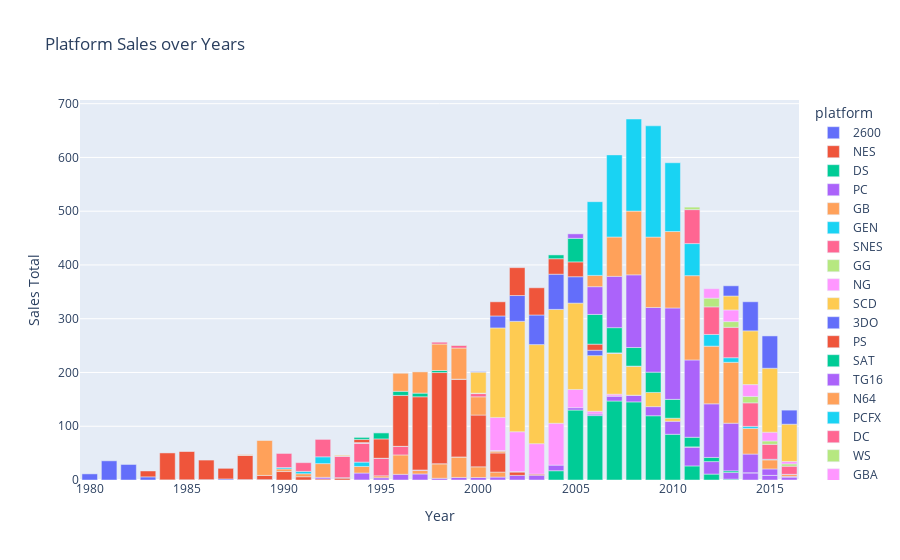

Notebook code for this chart:
### Markdown cell above
**2. Change in sales by platform.**

### Code cell
# Group data by 'year_of_release' and 'platform', calculate total sales
grouped_df = df.groupby(['year_of_release', 'platform'])['total_sales'].sum().reset_index()

# Build a stacked bar chart of total sales for each platform over the years
fig = px.bar(grouped_df, 
             x='year_of_release', 
             y='total_sales', 
             color='platform', 
             title='Platform Sales over Years', 
             labels={'year_of_release':'Year', 'total_sales':'Sales Total'})

# Display the plot
fig.show()

### Figure 1 — Plotly figure (JSON) as saved in the notebook; plotly's stock layout.template omitted (floating-point values rounded to 4 significant figures)
{"data": [{"alignmentgroup": "True", "hovertemplate": "platform=2600<br>Year=%{x}<br>Sales Total=%{y}<extra></extra>", "legendgroup": "2600", "marker": {"color": "#636efa", "pattern": {"shape": ""}}, "name": "2600", "offsetgroup": "2600", "orientation": "v", "showlegend": true, "textposition": "auto", "type": "bar", "x": [1980, 1981, 1982, 1983, 1984, 1985, 1986, 1987, 1988, 1989], "xaxis": "x", "y": [11.38, 35.68, 28.88, 5.84, 0.27, 0.45, 0.67, 1.94, 0.74, 0.63], "yaxis": "y"}, {"alignmentgroup": "True", "hovertemplate": "platform=NES<br>Year=%{x}<br>Sales Total=%{y}<extra></extra>", "legendgroup": "NES", "marker": {"color": "#EF553B", "pattern": {"shape": ""}}, "name": "NES", "offsetgroup": "NES", "orientation": "v", "showlegend": true, "textposition": "auto", "type": "bar", "x": [1983, 1984, 1985, 1986, 1987, 1988, 1989, 1990, 1991, 1992, 1993, 1994], "xaxis": "x", "y": [10.96, 50.08, 53.44, 36.41, 19.76, 45.01, 7.85, 15.73, 6.11, 1.98, 3.61, 0.11], "yaxis": "y"}, {"alignmentgroup": "True", "hovertemplate": "platform=DS<br>Year=%{x}<br>Sales Total=%{y}<extra></extra>", "legendgroup": "DS", "marker": {"color": "#00cc96", "pattern": {"shape": ""}}, "name": "DS", "offsetgroup": "DS", "orientation": "v", "showlegend": true, "textposition": "auto", "type": "bar", "x": [1985, 2004, 2005, 2006, 2007, 2008, 2009, 2010, 2011, 2012, 2013], "xaxis": "x", "y": [0.02, 17.27, 130.1, 119.8, 146.9, 145.3, 119.5, 85.02, 26.18, 11.01, 1.54], "yaxis": "y"}, {"alignmentgroup": "True", "hovertemplate": "platform=PC<br>Year=%{x}<br>Sales Total=%{y}<extra></extra>", "legendgroup": "PC", "marker": {"color": "#ab63fa", "pattern": {"shape": ""}}, "name": "PC", "offsetgroup": "PC", "orientation": "v", "showlegend": true, "textposition": "auto", "type": "bar", "x": [1985, 1988, 1992, 1994, 1995, 1996, 1997, 1998, 1999, 2000, 2001, 2002, 2003, 2004, 2005, 2006, 2007, 2008, 2009, 2010, 2011, 2012, 2013, 2014, 2015, 2016], "xaxis": "x", "y": [0.04, 0.03, 3.03, 12.87, 4.22, 10.58, 11.27, 3.26, 4.74, 4.66, 5.47, 8.57, 8.84, 10.39, 4.37, 2.85, 9.28, 12.42, 16.91, 24.28, 35.03, 23.22, 12.38, 13.28, 8.52, 5.25], "yaxis": "y"}, {"alignmentgroup": "True", "hovertemplate": "platform=GB<br>Year=%{x}<br>Sales Total=%{y}<extra></extra>", "legendgroup": "GB", "marker": {"color": "#FFA15A", "pattern": {"shape": ""}}, "name": "GB", "offsetgroup": "GB", "orientation": "v", "showlegend": true, "textposition": "auto", "type": "bar", "x": [1988, 1989, 1990, 1991, 1992, 1994, 1995, 1996, 1997, 1998, 1999, 2000, 2001], "xaxis": "x", "y": [1.43, 64.97, 4.89, 5.57, 25.49, 12.18, 3.6, 36.03, 6.37, 26.9, 38, 19.76, 9.24], "yaxis": "y"}, {"alignmentgroup": "True", "hovertemplate": "platform=GEN<br>Year=%{x}<br>Sales Total=%{y}<extra></extra>", "legendgroup": "GEN", "marker": {"color": "#19d3f3", "pattern": {"shape": ""}}, "name": "GEN", "offsetgroup": "GEN", "orientation": "v", "showlegend": true, "textposition": "auto", "type": "bar", "x": [1990, 1991, 1992, 1993, 1994], "xaxis": "x", "y": [2.6, 4.33, 12.64, 0.65, 8.13], "yaxis": "y"}, {"alignmentgroup": "True", "hovertemplate": "platform=SNES<br>Year=%{x}<br>Sales Total=%{y}<extra></extra>", "legendgroup": "SNES", "marker": {"color": "#FF6692", "pattern": {"shape": ""}}, "name": "SNES", "offsetgroup": "SNES", "orientation": "v", "showlegend": true, "textposition": "auto", "type": "bar", "x": [1990, 1991, 1992, 1993, 1994, 1995, 1996, 1997, 1998, 1999], "xaxis": "x", "y": [26.15, 16.22, 32.98, 40.02, 35.08, 32.2, 15.92, 0.99, 0.22, 0.26], "yaxis": "y"}, {"alignmentgroup": "True", "hovertemplate": "platform=GG<br>Year=%{x}<br>Sales Total=%{y}<extra></extra>", "legendgroup": "GG", "marker": {"color": "#B6E880", "pattern": {"shape": ""}}, "name": "GG", "offsetgroup": "GG", "orientation": "v", "showlegend": true, "textposition": "auto", "type": "bar", "x": [1992], "xaxis": "x", "y": [0.04], "yaxis": "y"}, {"alignmentgroup": "True", "hovertemplate": "platform=NG<br>Year=%{x}<br>Sales Total=%{y}<extra></extra>", "legendgroup": "NG", "marker": {"color": "#FF97FF", "pattern": {"shape": ""}}, "name": "NG", "offsetgroup": "NG", "orientation": "v", "showlegend": true, "textposition": "auto", "type": "bar", "x": [1993, 1994, 1995, 1996], "xaxis": "x", "y": [0.21, 0.8, 0.33, 0.1], "yaxis": "y"}, {"alignmentgroup": "True", "hovertemplate": "platform=SCD<br>Year=%{x}<br>Sales Total=%{y}<extra></extra>", "legendgroup": "SCD", "marker": {"color": "#FECB52", "pattern": {"shape": ""}}, "name": "SCD", "offsetgroup": "SCD", "orientation": "v", "showlegend": true, "textposition": "auto", "type": "bar", "x": [1993, 1994], "xaxis": "x", "y": [1.5, 0.36], "yaxis": "y"}, {"alignmentgroup": "True", "hovertemplate": "platform=3DO<br>Year=%{x}<br>Sales Total=%{y}<extra></extra>", "legendgroup": "3DO", "marker": {"color": "#636efa", "pattern": {"shape": ""}}, "name": "3DO", "offsetgroup": "3DO", "orientation": "v", "showlegend": true, "textposition": "auto", "type": "bar", "x": [1994, 1995], "xaxis": "x", "y": [0.02, 0.08], "yaxis": "y"}, {"alignmentgroup": "True", "hovertemplate": "platform=PS<br>Year=%{x}<br>Sales Total=%{y}<extra></extra>", "legendgroup": "PS", "marker": {"color": "#EF553B", "pattern": {"shape": ""}}, "name": "PS", "offsetgroup": "PS", "orientation": "v", "showlegend": true, "textposition": "auto", "type": "bar", "x": [1994, 1995, 1996, 1997, 1998, 1999, 2000, 2001, 2002, 2003], "xaxis": "x", "y": [6.03, 35.96, 94.7, 136.2, 169.5, 144.5, 96.37, 35.59, 6.67, 2.07], "yaxis": "y"}, {"alignmentgroup": "True", "hovertemplate": "platform=SAT<br>Year=%{x}<br>Sales Total=%{y}<extra></extra>", "legendgroup": "SAT", "marker": {"color": "#00cc96", "pattern": {"shape": ""}}, "name": "SAT", "offsetgroup": "SAT", "orientation": "v", "showlegend": true, "textposition": "auto", "type": "bar", "x": [1994, 1995, 1996, 1997, 1998, 1999], "xaxis": "x", "y": [3.65, 11.57, 7.69, 6.77, 3.82, 0.09], "yaxis": "y"}, {"alignmentgroup": "True", "hovertemplate": "platform=TG16<br>Year=%{x}<br>Sales Total=%{y}<extra></extra>", "legendgroup": "TG16", "marker": {"color": "#ab63fa", "pattern": {"shape": ""}}, "name": "TG16", "offsetgroup": "TG16", "orientation": "v", "showlegend": true, "textposition": "auto", "type": "bar", "x": [1995], "xaxis": "x", "y": [0.16], "yaxis": "y"}, {"alignmentgroup": "True", "hovertemplate": "platform=N64<br>Year=%{x}<br>Sales Total=%{y}<extra></extra>", "legendgroup": "N64", "marker": {"color": "#FFA15A", "pattern": {"shape": ""}}, "name": "N64", "offsetgroup": "N64", "orientation": "v", "showlegend": true, "textposition": "auto", "type": "bar", "x": [1996, 1997, 1998, 1999, 2000, 2001, 2002], "xaxis": "x", "y": [34.1, 39.5, 49.24, 57.87, 33.97, 3.25, 0.08], "yaxis": "y"}, {"alignmentgroup": "True", "hovertemplate": "platform=PCFX<br>Year=%{x}<br>Sales Total=%{y}<extra></extra>", "legendgroup": "PCFX", "marker": {"color": "#19d3f3", "pattern": {"shape": ""}}, "name": "PCFX", "offsetgroup": "PCFX", "orientation": "v", "showlegend": true, "textposition": "auto", "type": "bar", "x": [1996], "xaxis": "x", "y": [0.03], "yaxis": "y"}, {"alignmentgroup": "True", "hovertemplate": "platform=DC<br>Year=%{x}<br>Sales Total=%{y}<extra></extra>", "legendgroup": "DC", "marker": {"color": "#FF6692", "pattern": {"shape": ""}}, "name": "DC", "offsetgroup": "DC", "orientation": "v", "showlegend": true, "textposition": "auto", "type": "bar", "x": [1998, 1999, 2000, 2001, 2002, 2007, 2008], "xaxis": "x", "y": [3.38, 5.16, 5.99, 1.07, 0.29, 0.02, 0.04], "yaxis": "y"}, {"alignmentgroup": "True", "hovertemplate": "platform=WS<br>Year=%{x}<br>Sales Total=%{y}<extra></extra>", "legendgroup": "WS", "marker": {"color": "#B6E880", "pattern": {"shape": ""}}, "name": "WS", "offsetgroup": "WS", "orientation": "v", "showlegend": true, "textposition": "auto", "type": "bar", "x": [1999, 2000, 2001], "xaxis": "x", "y": [0.46, 0.68, 0.28], "yaxis": "y"}, {"alignmentgroup": "True", "hovertemplate": "platform=GBA<br>Year=%{x}<br>Sales Total=%{y}<extra></extra>", "legendgroup": "GBA", "marker": {"color": "#FF97FF", "pattern": {"shape": ""}}, "name": "GBA", "offsetgroup": "GBA", "orientation": "v", "showlegend": true, "textposition": "auto", "type": "bar", "x": [2000, 2001, 2002, 2003, 2004, 2005, 2006, 2007], "xaxis": "x", "y": [0.07, 61.53, 74.16, 56.67, 77.91, 33.86, 5.28, 3.4], "yaxis": "y"}, {"alignmentgroup": "True", "hovertemplate": "platform=PS2<br>Year=%{x}<br>Sales Total=%{y}<extra></extra>", "legendgroup": "PS2", "marker": {"color": "#FECB52", "pattern": {"shape": ""}}, "name": "PS2", "offsetgroup": "PS2", "orientation": "v", "showlegend": true, "textposition": "auto", "type": "bar", "x": [2000, 2001, 2002, 2003, 2004, 2005, 2006, 2007, 2008, 2009, 2010, 2011], "xaxis": "x", "y": [39.17, 166.4, 205.4, 184.3, 211.8, 160.7, 103.4, 75.99, 53.9, 26.4, 5.64, 0.45], "yaxis": "y"}, {"alignmentgroup": "True", "hovertemplate": "platform=XB<br>Year=%{x}<br>Sales Total=%{y}<extra></extra>", "legendgroup": "XB", "marker": {"color": "#636efa", "pattern": {"shape": ""}}, "name": "XB", "offsetgroup": "XB", "orientation": "v", "showlegend": true, "textposition": "auto", "type": "bar", "x": [2000, 2001, 2002, 2003, 2004, 2005, 2006, 2007, 2008], "xaxis": "x", "y": [0.99, 22.26, 48.01, 55.04, 65.42, 49.08, 10.04, 0.55, 0.18], "yaxis": "y"}, {"alignmentgroup": "True", "hovertemplate": "platform=GC<br>Year=%{x}<br>Sales Total=%{y}<extra></extra>", "legendgroup": "GC", "marker": {"color": "#EF553B", "pattern": {"shape": ""}}, "name": "GC", "offsetgroup": "GC", "orientation": "v", "showlegend": true, "textposition": "auto", "type": "bar", "x": [2001, 2002, 2003, 2004, 2005, 2006, 2007], "xaxis": "x", "y": [26.34, 51.81, 50.61, 28.82, 27.62, 11.26, 0.27], "yaxis": "y"}, {"alignmentgroup": "True", "hovertemplate": "platform=PSP<br>Year=%{x}<br>Sales Total=%{y}<extra></extra>", "legendgroup": "PSP", "marker": {"color": "#00cc96", "pattern": {"shape": ""}}, "name": "PSP", "offsetgroup": "PSP", "orientation": "v", "showlegend": true, "textposition": "auto", "type": "bar", "x": [2004, 2005, 2006, 2007, 2008, 2009, 2010, 2011, 2012, 2013, 2014, 2015], "xaxis": "x", "y": [7.06, 43.84, 55.32, 46.93, 34.55, 37.78, 35.04, 17.82, 7.69, 3.14, 0.24, 0.12], "yaxis": "y"}, {"alignmentgroup": "True", "hovertemplate": "platform=X360<br>Year=%{x}<br>Sales Total=%{y}<extra></extra>", "legendgroup": "X360", "marker": {"color": "#ab63fa", "pattern": {"shape": ""}}, "name": "X360", "offsetgroup": "X360", "orientation": "v", "showlegend": true, "textposition": "auto", "type": "bar", "x": [2005, 2006, 2007, 2008, 2009, 2010, 2011, 2012, 2013, 2014, 2015, 2016], "xaxis": "x", "y": [8.25, 51.62, 95.41, 135.3, 120.3, 170.0, 143.8, 99.74, 88.58, 34.74, 11.96, 1.52], "yaxis": "y"}, {"alignmentgroup": "True", "hovertemplate": "platform=PS3<br>Year=%{x}<br>Sales Total=%{y}<extra></extra>", "legendgroup": "PS3", "marker": {"color": "#FFA15A", "pattern": {"shape": ""}}, "name": "PS3", "offsetgroup": "PS3", "orientation": "v", "showlegend": true, "textposition": "auto", "type": "bar", "x": [2006, 2007, 2008, 2009, 2010, 2011, 2012, 2013, 2014, 2015, 2016], "xaxis": "x", "y": [20.96, 73.19, 118.5, 130.9, 142.2, 156.8, 107.4, 113.2, 47.76, 16.82, 3.6], "yaxis": "y"}, {"alignmentgroup": "True", "hovertemplate": "platform=Wii<br>Year=%{x}<br>Sales Total=%{y}<extra></extra>", "legendgroup": "Wii", "marker": {"color": "#19d3f3", "pattern": {"shape": ""}}, "name": "Wii", "offsetgroup": "Wii", "orientation": "v", "showlegend": true, "textposition": "auto", "type": "bar", "x": [2006, 2007, 2008, 2009, 2010, 2011, 2012, 2013, 2014, 2015, 2016], "xaxis": "x", "y": [137.2, 152.8, 171.3, 207.0, 128.0, 59.65, 21.71, 8.59, 3.75, 1.14, 0.18], "yaxis": "y"}, {"alignmentgroup": "True", "hovertemplate": "platform=3DS<br>Year=%{x}<br>Sales Total=%{y}<extra></extra>", "legendgroup": "3DS", "marker": {"color": "#FF6692", "pattern": {"shape": ""}}, "name": "3DS", "offsetgroup": "3DS", "orientation": "v", "showlegend": true, "textposition": "auto", "type": "bar", "x": [2011, 2012, 2013, 2014, 2015, 2016], "xaxis": "x", "y": [63.2, 51.36, 56.57, 43.76, 27.78, 15.14], "yaxis": "y"}, {"alignmentgroup": "True", "hovertemplate": "platform=PSV<br>Year=%{x}<br>Sales Total=%{y}<extra></extra>", "legendgroup": "PSV", "marker": {"color": "#B6E880", "pattern": {"shape": ""}}, "name": "PSV", "offsetgroup": "PSV", "orientation": "v", "showlegend": true, "textposition": "auto", "type": "bar", "x": [2011, 2012, 2013, 2014, 2015, 2016], "xaxis": "x", "y": [4.63, 16.19, 10.59, 11.9, 6.25, 4.25], "yaxis": "y"}, {"alignmentgroup": "True", "hovertemplate": "platform=WiiU<br>Year=%{x}<br>Sales Total=%{y}<extra></extra>", "legendgroup": "WiiU", "marker": {"color": "#FF97FF", "pattern": {"shape": ""}}, "name": "WiiU", "offsetgroup": "WiiU", "orientation": "v", "showlegend": true, "textposition": "auto", "type": "bar", "x": [2012, 2013, 2014, 2015, 2016], "xaxis": "x", "y": [17.56, 21.65, 22.03, 16.35, 4.6], "yaxis": "y"}, {"alignmentgroup": "True", "hovertemplate": "platform=PS4<br>Year=%{x}<br>Sales Total=%{y}<extra></extra>", "legendgroup": "PS4", "marker": {"color": "#FECB52", "pattern": {"shape": ""}}, "name": "PS4", "offsetgroup": "PS4", "orientation": "v", "showlegend": true, "textposition": "auto", "type": "bar", "x": [2013, 2014, 2015, 2016], "xaxis": "x", "y": [25.99, 100, 118.9, 69.25], "yaxis": "y"}, {"alignmentgroup": "True", "hovertemplate": "platform=XOne<br>Year=%{x}<br>Sales Total=%{y}<extra></extra>", "legendgroup": "XOne", "marker": {"color": "#636efa", "pattern": {"shape": ""}}, "name": "XOne", "offsetgroup": "XOne", "orientation": "v", "showlegend": true, "textposition": "auto", "type": "bar", "x": [2013, 2014, 2015, 2016], "xaxis": "x", "y": [18.96, 54.07, 60.14, 26.15], "yaxis": "y"}], "layout": {"barmode": "relative", "legend": {"title": {"text": "platform"}, "tracegroupgap": 0}, "title": {"text": "Platform Sales over Years"}, "xaxis": {"anchor": "y", "domain": [0, 1], "title": {"text": "Year"}}, "yaxis": {"anchor": "x", "domain": [0, 1], "title": {"text": "Sales Total"}}}}
